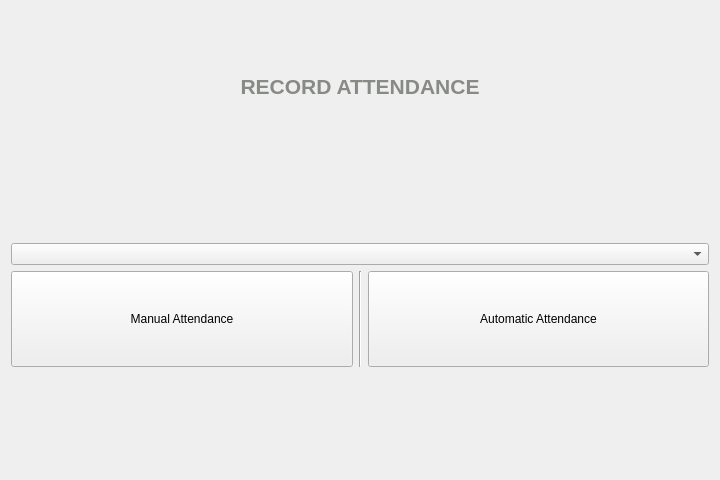
<?xml version="1.0" encoding="UTF-8"?>
<ui version="4.0">
 <class>form_admin_panel</class>
 <widget class="QWidget" name="form_admin_panel">
  <property name="geometry">
   <rect>
    <x>0</x>
    <y>0</y>
    <width>720</width>
    <height>480</height>
   </rect>
  </property>
  <property name="windowTitle">
   <string>Admin Panel</string>
  </property>
  <property name="windowIcon">
   <iconset>
    <normaloff>assets/FaceAttend2.png</normaloff>assets/FaceAttend2.png</iconset>
  </property>
  <layout class="QVBoxLayout" name="verticalLayout">
   <item>
    <layout class="QGridLayout" name="gridLayout">
     <item row="0" column="0" alignment="Qt::AlignLeft">
      <widget class="QPushButton" name="pushButton">
       <property name="text">
        <string/>
       </property>
       <property name="icon">
        <iconset>
         <normaloff>assets/return.png</normaloff>assets/return.png</iconset>
       </property>
       <property name="iconSize">
        <size>
         <width>32</width>
         <height>32</height>
        </size>
       </property>
       <property name="flat">
        <bool>true</bool>
       </property>
      </widget>
     </item>
    </layout>
   </item>
   <item>
    <widget class="QLabel" name="label_spacer_top">
     <property name="text">
      <string>&lt;html&gt;&lt;head/&gt;&lt;body&gt;&lt;p align=&quot;center&quot;&gt;&lt;span style=&quot; font-size:16pt; font-weight:600; color:#888a85;&quot;&gt;RECORD ATTENDANCE&lt;/span&gt;&lt;/p&gt;&lt;/body&gt;&lt;/html&gt;</string>
     </property>
    </widget>
   </item>
   <item>
    <widget class="QLabel" name="label">
     <property name="text">
      <string/>
     </property>
    </widget>
   </item>
   <item>
    <widget class="QComboBox" name="comboBox"/>
   </item>
   <item>
    <layout class="QHBoxLayout" name="horizontal_layout">
     <property name="sizeConstraint">
      <enum>QLayout::SetDefaultConstraint</enum>
     </property>
     <item>
      <widget class="QPushButton" name="button_subject_allotment">
       <property name="sizePolicy">
        <sizepolicy hsizetype="Preferred" vsizetype="Preferred">
         <horstretch>0</horstretch>
         <verstretch>0</verstretch>
        </sizepolicy>
       </property>
       <property name="toolTip">
        <string>Subject Allotment</string>
       </property>
       <property name="text">
        <string>Manual Attendance</string>
       </property>
       <property name="icon">
        <iconset>
         <normaloff>assets/file.png</normaloff>assets/file.png</iconset>
       </property>
       <property name="iconSize">
        <size>
         <width>64</width>
         <height>64</height>
        </size>
       </property>
      </widget>
     </item>
     <item>
      <widget class="Line" name="divider_line">
       <property name="orientation">
        <enum>Qt::Vertical</enum>
       </property>
      </widget>
     </item>
     <item>
      <widget class="QPushButton" name="button_performance_analysis">
       <property name="sizePolicy">
        <sizepolicy hsizetype="Preferred" vsizetype="Preferred">
         <horstretch>0</horstretch>
         <verstretch>0</verstretch>
        </sizepolicy>
       </property>
       <property name="toolTip">
        <string>Performance Analysis</string>
       </property>
       <property name="text">
        <string>Automatic Attendance</string>
       </property>
       <property name="icon">
        <iconset>
         <normaloff>assets/photo_camera.png</normaloff>assets/photo_camera.png</iconset>
       </property>
       <property name="iconSize">
        <size>
         <width>64</width>
         <height>64</height>
        </size>
       </property>
       <property name="flat">
        <bool>false</bool>
       </property>
      </widget>
     </item>
    </layout>
   </item>
   <item>
    <widget class="QLabel" name="label_spacer_bottom">
     <property name="text">
      <string/>
     </property>
     <property name="alignment">
      <set>Qt::AlignCenter</set>
     </property>
    </widget>
   </item>
  </layout>
  <zorder>label_spacer_bottom</zorder>
  <zorder>label_spacer_top</zorder>
  <zorder>gridLayoutWidget</zorder>
  <zorder>label</zorder>
  <zorder>comboBox</zorder>
 </widget>
 <tabstops>
  <tabstop>button_subject_allotment</tabstop>
  <tabstop>button_performance_analysis</tabstop>
 </tabstops>
 <resources>
  <include location="../../../Desktop/FaceAttend.qrc"/>
 </resources>
 <connections/>
</ui>
